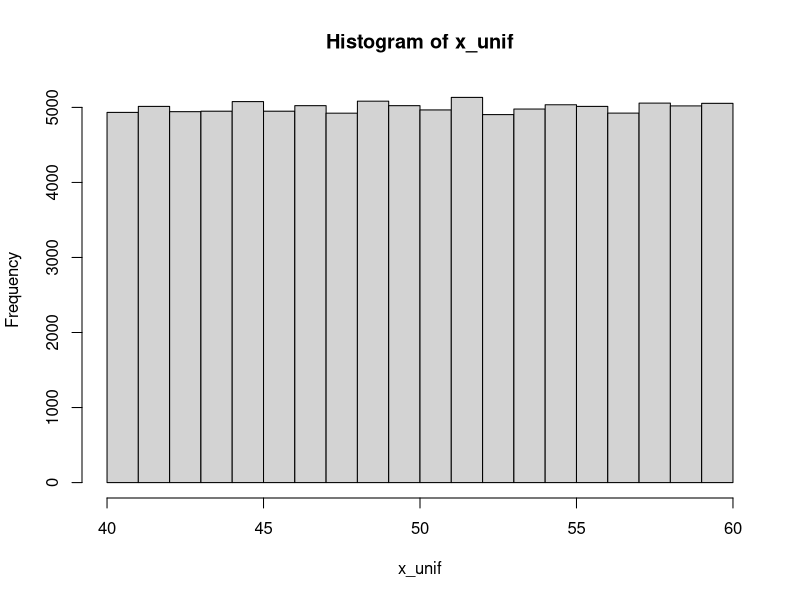
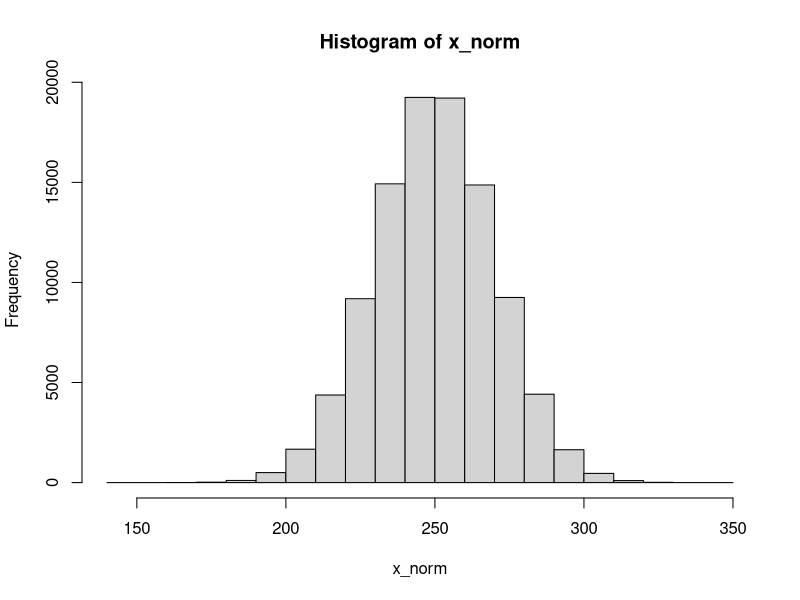

Write the R code that produced these figures, in order. (Note: this script raises an error after producing the figures.)
## ---- chunk 1
x <- 2
x
## ---- chunk 2
nums <- c(1,45,78)
cities <- c("Zürich", "上海", "Tehrān")
nums
cities
## ---- chunk 3
length(nums)
#如果无后续使用，没必要赋值一个变量；c(...)的计算结果就是一个向量，并直接传给`length()`函数
length(c("Guten Morgen")) 
## ---- chunk 4
cities_1 <- c("Zürich", "上海", "Tehrān")
cities_2 <- c("大阪", "Poznań", "Cairo")

cities <- c(cities_1, cities_2, c("Jyväskylä", "邯郸", "札幌่"))

cities
## ---- chunk 5
x <- c("one", "two", "three", "four", "five", "six", "seven", "eight", "nine")
x[3]
## ---- chunk 6
x[c(2,5,9)] # 第2个，第5个，第9个元素
## ---- chunk 7
x[-c(2,5,9)] # 除了第2个，第5个，第9个以外的元素
## ---- chunk 8
x[c(2,5,9)] <- c("二", "五", "九")
x
## ---- chunk 9
1:10 #从左边的数（包含）到右边的数（包含），即1:10
## ---- chunk 10
x[3:6]
## ---- chunk 11
y <- 7:103
y
## ---- chunk 12
rep(6, 8) # 把6重复8遍；或rep(6, times = 8)
## ---- chunk 13
rep(c(0, 7, 6, 1), 4) # 把(0, 7, 6, 1)重复4遍
## ---- chunk 14
rep(c(0, 7, 6, 1), each = 4) # 把0, 7, 6, 1各重复4遍
## ---- chunk 15
rep(c(0, 7, 6, 1), c(1, 2, 3, 4)) # 把0, 7, 6, 1分别重复1, 2, 3, 4遍
## ---- chunk 16
seq(0, 15, 2.5) # 其实是`seq(from = 0, to = 50, by = 5)`的简写
## ---- chunk 17
 seq(0, 50, length.out = 11) # 其实是`seq(from = 0, to = 50, length.out = 11)`的简写
## ---- chunk 18
x_unif <- runif(100000, 40, 60) # 生成100000个40到60之间，连续均匀分布的的随机数
hist(x_unif) # 画直方图
## ---- chunk 19
x_norm <- rnorm(100000, 250, 20) # 按照平均值为250，标准差为20的正态分布的概率密度函数生成100000个随机数
hist(x_norm) # 画直方图
## ---- chunk 20
x <- vector("numeric")
# 或`vector("integer")`, `vector("character")`等
class(x)
## ---- chunk 21
x <- integer(0)
# 或 x <- integer()
# 或`character(0)`, `numeric(0)`等
class(x)
## ---- chunk 22
x <- c(-10, 5, -89, 999, 84)
list(x = x, `sort(x)` = sort(x), `rank(x)` = rank(x), `order(x)` = order(x), `rev(sort(x))` = rev(sort(x)))
## ---- chunk 23
scores <- c(ochem = 79, math = 66, mcb = 64, blc = 75, bpc = 72)
scores
## ---- chunk 24
scores[c("math", "bpc")] == scores[c(2, 5)]
## ---- chunk 25
x <- c(4, 9, 25)
y <- c(8, 6, 3)
x + y
x * y # 在matlab中这样乘是不行的，要用`.*`，除法也是
sqrt(x)
## ---- chunk 26
class(6) # 6是一个（浮点）数，应为"numeric"
## ---- chunk 27
is.numeric(6)
is.character("6")
## ---- chunk 28
as.integer(c(TRUE, FALSE))
as.character(c(23, 90))
## ---- chunk 29
time_in_sec <- c(29.37, 28.66, 31.32, NA, 27.91, NA)
## ---- chunk 30
class(time_in_sec[4])
## ---- chunk 31
y <- c("a", "b", NA)
class(y[3])
class(NA)
## ---- chunk 32
x <- c("Joe", "Lynne", "Pat")
class(x) # 本应为"character"
class(x) <- c("high_school", "student") # 篡改
class(x) # 新class
## ---- chunk 33
x <- matrix(c(TRUE, FALSE, FALSE, TRUE), ncol = 2)
typeof(x); class(x)
## ---- chunk 34
class(3)
## ---- chunk 35
sqrt(3)^2-3
## ---- chunk 36
3.1e5
## ---- chunk 37
-1.2e-4+1.1e-5
## ---- chunk 38
class(2)
class(2L)
## ---- chunk 39
1:10 #公差为1的整数向量生成器，包含最小值和最大值
class(1:10)
seq(5,50,5) #自定义公差，首项，末项和公差可以不为整数
class(seq(5,50,5)) #因此产生的是一个浮点数向量
seq(5L,50L,5L) #可以强制生成整数
class(seq(5L,50L,5L)) #是整数没错
## ---- chunk 40
x <- list(2L+1L, 2L-1L, 2L*3L, 17L%/%3L, 17L%%3L, 1000L/1L, 3L^4L, sqrt(4L), log(exp(5L)),factorial(5L),sin(0L))
for (num in x){
  print(num)
  print(class(num))
}

y <- c(8L/2L, 2L^3L)
## ---- chunk 41
class(2L+1L)
class(2L-1L)
class(2L*3L)
class(17L%/%3L)
class(17L%%3L)
## ---- chunk 42
class(1000L/1L)
class(3L^4L)
class(sqrt(4L))
class(log(exp(5L)))
class(factorial(5L))
## ---- chunk 43
exp(1)
## ---- chunk 44
log(exp(5))
## ---- chunk 45
log10(1000)
log2(128)
## ---- chunk 46
signif(12.3456789, 4)
## ---- chunk 47
signif(12.3, 8)
## ---- chunk 48
round(12.3456789, 3) # 保留3个小数位
## ---- chunk 49
round(13.5)
## ---- chunk 50
class(ceiling(7.4))
## ---- chunk 51
NA + NA
## ---- chunk 52
class(Inf); class(NaN)
## ---- chunk 53
is.na(NaN)
## ---- chunk 54
knitr::include_graphics("img/graphics/t-distribution.png")
## ---- chunk 55
qt(0.975, df = 12)
## ---- chunk 56
p <- (1-(pt(2.2, df = 15)))*2
p
## ---- chunk 57
qt(0.975,9999999)
## ---- chunk 58
x <- c(2.23,2.24,2.34,2.31,2.35,2.27,2.29,2.26,2.25,2.21,2.29,2.34,2.32)
t.test(x, mu = 2.31)
## ---- chunk 59
x <- c(2.23,2.24,2.34,2.31,2.35,2.27,2.29,2.26,2.25,2.21,2.29,2.34,2.32)

t.test(x, mu = 2.31, alternative = "less") # 检验是否*less* than μ
## ---- chunk 60
x <- c(2.23,2.24,2.34,2.31,2.35,2.27,2.29,2.26,2.25,2.21,2.29,2.34,2.32)
y <- c(2.27,2.29,2.37,2.38,2.39,2.25,2.39,2.16,2.55,2.81,2.19,2.44,2.22)

t.test(x, y)
## ---- chunk 61
t.test(x, y, paired = TRUE)
## ---- chunk 62
expected_probs <- c(0.05, 0.1, 0.15, 0.2, 0.2, 0.3)
## ---- chunk 63
observed_vals <- c(6, 9, 14, 24, 18, 29)
## ---- chunk 64
chisq.test(observed_vals, p = expected_probs) # 参数p是指概率
## ---- chunk 65
chisq.test(observed_vals)
## ---- chunk 66
(社团参与 <- matrix(c(28,36,40,40,32,33,38,29,36), nrow = 3, dimnames = list(c("一年级", "二年级", "三年级"), c("棒球", "足球", "网球"))))
## ---- chunk 67
chisq.test(社团参与)
## ---- chunk 68
#其实还可以更精简，但是为了易读性不得不牺牲一点精简度。
Z <- matrix(rep(rnorm(1000000), 6), nrow = 6)^2

X <- Z^2

Q <- matrix(nrow = 6, ncol = 1000000)

for (i in (1+1):6) {
  Q[1,] = Z[1,]
  Q[i,] = Q[(i-1),] + Z[i,]
}

plot(NULL, xlim=c(0.23,6), ylim = c(0,1),
     main = expression(paste('X ~ ', chi^'2', '(k)')), 
     xlab = "x", 
     ylab= expression(f[k]*'(x)')
    )
colors <- c('blue', 'black', 'red', 'green', 'gray', 'orange')
for (i in 1:6) {
  lines(density(Q[i,]),
        col=colors[i],
        lwd=2)
}
legend('topright',c('k=1','k=2','k=3','k=4','k=5','k=6'),
       fill = colors)
## ---- chunk 69
y <- list(1, c("a","あ"), list(1+3i, c(FALSE, NA, TRUE)), 
          data.frame(x = c("阿拉木图", "什切青"), y = c(2, 3)),
          t.test)
y
## ---- chunk 70
y[2] # 使用单方括号，得到的是一个只有一个分量的列表
y[[2]] # 使用双方括号，得到的是一个向量
y[[3]][[2]] # 得到的也是一个向量；父列表的索引在前，子列表的在后
y[[3]] # 这个位置包含两个子列表，因此得到一个有两个分量的列表
y[[3]][[2]][2] # 得到向量时，直接在后面用单方括号
## ---- chunk 71
z <- list(c(1, 3), z2 = c(4, 5, 6), c("a", "b"))
z # `[[2]]`被`$z2`所取代
z$z2 == z[[2]] # `z[[2]]`仍然是可用的，结果和`z$z2`一样
## ---- chunk 72
list(list(1, 2), list(3, 4))
## ---- chunk 73
A <- list("a", 1, TRUE); B <- list(5+8i, NA, 4L)
C1 <- unlist(list(A, B), recursive = FALSE); C2 <- c(A, B)
identical(C1, C2)
## ---- chunk 74
A <- 1:48 
dim(A) <- c(6,8) 
A
## ---- chunk 75
is.array(A)
is.matrix(A)
## ---- chunk 76
attributes(A)
## ---- chunk 77
A[5,3]
## ---- chunk 78
A[3,]
## ---- chunk 79
A[,4]
## ---- chunk 80
dim(A) <- c(2,8,3)
A
## ---- chunk 81
attr(A, "dim") <- c(3,4,2,2)
A
## ---- chunk 82
A[ ,3 , , ] #每个矩阵第3列的数据，即所有第二个维度为3的数值
## ---- chunk 83
B <- runif(90, 0, 1) #从均匀分布中取90个0到1之间的数
dim(B) <- c(6, 5, 3) #注意顺序
B
## ---- chunk 84
dimnames(B) <- list(paste("trial.", 1:6), 
                    c('P. falciparum', 'P. malariae', 'P. ovale', 'P. vivax', 'P. knowlesi'), 
                    c('chloroquine', 'artemisinin', 'doxycycline'))
B
## ---- chunk 85
class(c(TRUE,FALSE,NA))
## ---- chunk 86
x <- 5
x != 3 #x等于5，所以“x不等于3”为真
## ---- chunk 87
7 %in% c(1,4,5,6,7)
## ---- chunk 88
NA == NA
## ---- chunk 89
x <- NA
is.na(x)
## ---- chunk 90
x <- c(2, 1, 6, 5, 4, 9, 7, 3, 10, 8)
x <= 5
## ---- chunk 91
x[c(TRUE, TRUE, FALSE, TRUE, TRUE, FALSE, FALSE, TRUE, FALSE, FALSE)]
## ---- chunk 92
x[x <= 5]
## ---- chunk 93
all(x <= 5); any(x <= 5)
## ---- chunk 94
!(3 < 4) # 这个例子很简单，反义符号意义不大。后面实操的时候才能领略到它的用处。
## ---- chunk 95
vals <- c(TRUE, FALSE, NA) 
names(vals) <- paste('[',as.character(vals),']',sep = '')
outer(vals, vals, "&")
## ---- chunk 96
outer(vals, vals, "|")
## ---- chunk 97
m <- 1:100 # 产生一个[1,2,3,...,99,100]的整数向量。上面讲过。
n <- vector("numeric")
for (i in n) {
  if (i %% 2 == 0) {
    n <- append(n, i^2)
  } else if (i == 51) {
    break
  }
}
n
## ---- chunk 98
logi = TRUE
num <- 1
while (num <= 100) {
  if (logi) {
    num = num + 10 # R 不支持 num += 5的简写
    print(num)
    logi = FALSE
  } else {
    num = num + 20
    print(num)
    logi = TRUE
  }
}

## ---- chunk 99
# 以下代码翻译成英语就是：If 1 + 1 = 2, print "hi". Else, print "bye".
# 或中文：如果一加一等于二，那么印出“hi”，否则印出“bye”.
if (1 + 1 == 2) { # 1 + 1 == 2 的运算结果是TRUE，因此“如果”成真
  print("hi") # 所以会执行`print("hi")`
} else {
  print("bye")
}
## ---- chunk 100
# 代码第一行中的FALSE可以替换成任何计算结果为FALSE的运算，
# 比如1 + 1 == 3；小括号内的计算过程不重要，
# 但运算结果必须为TRUE或FALSE（不可以是NA）
if (FALSE) { 
  print("hi")
} else { # 因为是FALSE，所以`else`里的语句被执行
  print("bye")
}
## ---- chunk 101
if (FALSE) { # 第一个`if`为FALSE
  print("hi")
} else if (FALSE) { # 检查下一个`else if`，也是FALSE
  print("yoo")
} else if (TRUE) { # 再检查下一个`else if`，这次是TRUE
  print("hey") # 所以执行`print("hey")`
} else {
  print("bye") # 而轮不到else
}
## ---- chunk 102
# 以下代码翻译成英文就是: for every element i in c(2, 4, 6, 8): 
# assign i^2 to n, then print n
# 中文：对c(2, 4, 6, 8)`中的每一个元素i：
# 创建一个n使得n等于i的平方，然后印出n
for (i in c(2, 4, 6, 8)) { # i可以是任何你想要的名字，比如num
  n <- i^2 # 如果上一行是 for (num in ..., 这一行就要写成 n <- num^2
  print(n)
}
## ---- chunk 103
x <- vector(mode = "numeric") # 创建一个空的numeric vector
for (m in 1:10) {
  if (m %% 2 == 0) {
    x <- append(x, m)
  }
}

x
## ---- chunk 104
M <- c(1, 2, 3 ,4 ,5)
N <- c(10, 100, 1000)

x <- vector("numeric")
for (m in M) {
  for (n in N) { # 在一个for循环中嵌入另一个for循环
    x <- append(x, m*n)
  }
}

x
## ---- chunk 105
x <- 1
while (x < 10) { # 当x<10的时候，执行大括号内的语句
  print(x)
  x <- x + 3 # 一定要让x的值增加，否则会进入无限循环
}
## ---- chunk 106
for (i in 1:10) {
  if (i == 3) {
    next # 当i == 3时，跳过它，继续（最近的）for循环的下一个回合
  } else if (i == 6) {
    break # 当i == 6时，结束（最近的）for循环
  } 
  print(i) # 只有当if和else if里的检验都为FALSE时，`print(i)`才会执行。
}
## ---- chunk 107
M <- c(1, 2, 3, 4, 5)

x <- vector("numeric")
for (m in M) {
  while (TRUE) { # 原本while(TRUE){}将会是一个无限循环（判定条件永远TRUE）
    x <- append(x, 2*m)
    break # break打破了最近的这个while循环，而不影响for循环。
  }
}

x
## ---- chunk 108
l <- c(1.21, 1.34, -1.45, 1.56, 1.22, 1.10, 1.78, -1.33, 1.71)
## ---- chunk 109
l_1 <- ifelse(l < 0, NA, l)
l_1
## ---- chunk 110
x <- c(1, 4, 9)
y <- c(1, 10, 100)

for(i in x){
  print(i * y)
}
## ---- chunk 111
1 * y; 4 * y; 9 * y
## ---- chunk 112
i <- 1
while (i < 5) {
  print(i * 10)
  i <- i + 1
}
## ---- chunk 113
lapply(c(1, 2, 3), function(i) i^2*10)
## ---- chunk 114
lapply(list(5, 6, 7), rnorm, 3, .1)
## ---- chunk 115
lapply(list(5, 6, 7), rnorm, n = 3, .1)
## ---- chunk 116
rapply(list(c(1, 2, 3), list(c(4, 5, 6), list(7, 8, 9))), function(x) x * 10, how = "unlist") # 默认的模式
## ---- chunk 117
rapply(list(c(1, 2, 3), list(c(4, 5, 6), list(c("a", "b", "c")))), function(x) c(x, 1))
## ---- chunk 118
rapply(list(c(1, 2, 3), list(c(4, 5, 6), list(c("a", "b", "c")))), function(x) c(x, 1), how = "list") 
## ---- chunk 119
Map(rnorm, c(5, 6, 7), 3, .1)
## ---- chunk 120
Map(rnorm, c(2, 3, 4), c(1, 10, 100), c(.1, .5, 1))
## ---- chunk 121
mapply(rnorm, 3, c(1, 10, 100), c(.1, .5, 1))
## ---- chunk 122
require(doParallel)
## ---- chunk 123
library(doParallel)
getDoParWorkers() # 查看R当前使用的内核数量；默认应为1
detectCores() # 查看可用内核总数
## ---- chunk 124
registerDoParallel(4) # 设置内核数量
getDoParWorkers() # 再次检查内核数量
## ---- chunk 125
map(list(5, 6, 7), ~ rnorm(3, ., .1))
## ---- chunk 126
x = c(1, 2, 3); y = c(10, 20, 30); z = c(5, 60, 115)
map_dbl(list(x, y, z), mean)
## ---- chunk 127
map2(.x = c(1, 100, 10000), .y = c(.1, 1, 10), ~ rnorm(5, .x, .y))
## ---- chunk 128
pmap(list(mean = c(1, 100, 10000), sd = c(.1, 1, 10)), rnorm, n = 3)
## ---- chunk 129
args <- tibble(mean = c(1, 100, 10000),
               sd = c(.1, 1, 10))
pmap(args, rnorm, 3)
## ---- chunk 130
sample <- c(5.1, 5.2, 4.5, 5.3, 4.3, 5.5, 5.7)
# 根据传统，赋值变量时用`<-`号，赋值函数参数时才用`=`
t.test(x = sample, mu = 4.5)
## ---- chunk 131
"["(c("四川担担面", "武汉热干面", "兰州牛肉面", "北京炸酱面"), 2)
## ---- chunk 132
sum        (
 # 4   
        4 # 我怕不是
,              #疯了
            6
  
  )
## ---- chunk 133
seq(0, 25, l = 11)
## ---- chunk 134
函数名 <- function(参数1, 参数2, ...){
  对参数1和参数2
  进行
  一系列
  一行或者多行
  计算
  return(计算结果)
}
## ---- chunk 135
SE <- function(x) {
  s <- sd(x)
  n <- length(x)
  result <- s/sqrt(n)
  return(result)
}
# 随后，你就可以使用自定义的函数了
SE(c(5,6,5,5,4,5,6,6,5,4,5,3,8)) 
## ---- chunk 136
SE <- function(x) {
  s <- sd(x)
  n <- length(x)
  s/sqrt(n) # 注意不是`result <- s/sqrt(n)`
}
SE(c(5,6,5,5,4,5,6,6,5,4,5,3,8)) 
## ---- chunk 137
# 这是随手写的一个没有意义的函数
myfunc <- function(i){
  k <- 8
  if (i>3) {
    j <- -i
    while(j < 20){
      k <- k + i + j
      j <- j+5
    }
    return(k)
  } else {
    if (i %% 2 == 0) {
      return(5)
    } else return(k*i)
  }
}
myfunc(6)
## ---- chunk 138
sapply(1:5, function(x) x^2)
## ---- chunk 139
'%el%' <- function(x, y) pi*x*y

2 %el% 5
## ---- chunk 140
myfunc <- function(){
  a = 5
  function(){
    b = 10
    return(a*b)
  }
}
# 执行myfunc()的时候，默认结果为最后一句/一行，在这里应为内函数：
myfunc()

# 既然`myfunc()`的结果是一个函数，那么在后面再加上一个括号就是执行内函数了；内函数可以使用外函数中所定义的变量（比如这里使用了外函数的`a = 5`）
myfunc()()
## ---- chunk 141

speak <- function(x){
  x()$speak
}

speak(cat)

## ---- chunk 142
my_func <- function(arg1, arg2 = 100, ...){
  other_args <- list(...)
  print(arg1)
  print(arg2)
  print(other_args)
}

my_func("foo", cities = c("崇阳", "Αθήνα", "つがる"), nums = c(3,4,6))
## ---- chunk 143
calc_v <- function(v, pow = 1, times = 1, add = 0) {
  v ^ pow * times + add
}

calc_l <- function(L, pow = 1, times = 1, add = 0) {
  rapply(L, function(l) l ^ pow * times + add, how = "list")
}

calc <- function(data, ...) {
  if(is.list(data)) {
    calc_l(data, ...) # 即 calc_l(L = data, ...)
  } else if(is.vector(data)) {
    calc_v(data, ...) # 即 calc_v(v = data, ...)
  }
}
## ---- chunk 144
calc(c(1, 2, 3), pow = 2, add = 1)
calc(list(1, 2, list(10, 20)), pow = 2, times = 2)
## ---- chunk 145
sapply
## ---- chunk 146
x <- 5
fun1 <- function() {
  x <- 100
}
fun1()
x
## ---- chunk 147
x <- 5
fun1 <- function() {
  assign("x", 100, envir = .GlobalEnv)
}
fun1()
x
## ---- chunk 148
x <- 5
fun1 <- function() {
  x <<- 100
}
fun1()
x
## ---- chunk 149
n <- 1 # `GlobalEnv`里的`n` = 1

fun1 <- function() {
  n <- 10 # `fun1()`里的`n` = 10
  fun2 <- function() {
    n <- 50 # 赋值`fun2()`里的`n`
    n <<- 100 # 重赋值`fun1()`里的`n`为100
  }
  fun2() # 运行`fun2()`
  return(n) # 返回`fun1()`里的`n`
}

fun1() # 10是否变为100?
n # 是否仍然是1？
## ---- chunk 150
cum = 0
sapply(1:10, FUN = function(x){
  cum <<- cum + x
  cum
})
## ---- chunk 151
x <- vector('numeric')
system.time(
  for (i in 1:50){
    for (j in 1:100) {
      x <- append(x, i*j)
    }
  }
)
## ---- chunk 152
x <- c(3, 4, 6, 1, NA, 8, 2, 5, NA, 9, 7)
## ---- chunk 153
as.century <- function(x) x%/%100 + 1
## ---- chunk 154
as.century(c(2014, 1990, 1398, 1290, 1880, 2001))
## ---- chunk 155
hour <- function(x) x%/%100
minute <- function(x) x%%100
## ---- chunk 156
times <- c(0512, 0719, 2358, 0501)
hour(times)
minute(times)
## ---- chunk 157
fibon <- function (len = 10) {
  if (len == as.integer(len) & len > 0) { #
    F <- c(1, 1) ## 前两项需要定义
    i <- 3 ## 从第三项开始计算
    while (i <= len) {
      F[i] <- F[i-2] + F[i-1]
      i <- i+1 ## R中不可以使用`i += 1`或者`i++`
    }
    return(F[1:len])
  } else {
    return("请输入一个正整数。")
  }
}
## ---- chunk 158
fibon(10); fibon(-5)
## ---- chunk 159
prime.list <- function(i){
  primeNumbers <- 2L
  for (num in 3:i) {
    isPrime <- TRUE
    for (pnum in primeNumbers) {
      if (pnum > sqrt(num)) {
        break
      } else if (num %% pnum == 0) {
        isPrime <- FALSE
        break
      }
    }
    if (isPrime) {
      primeNumbers <- c(primeNumbers, num)
    }
  }
  return(primeNumbers)
}
## ---- chunk 160
prime.list(100)
## ---- chunk 161
Pet <- function(name = NA, common_name = NA, binomial_name = NA, speak = NA){
  name <- name
  common_name <- common_name
  binomial_name <- binomial_name
  speak <- speak
  greet <- function(time = "not_specified"){
    intro <- paste("I'm a", common_name, "and my name is", name)
    if(time == "morning") print(paste("Good morning,", intro))
    if(time == "afternoon") print(paste("Good afternoon,", intro))
    if(time == "evening") print(paste("Good evening,", intro)) 
    if(time == "not_specified") print(paste("Hi,", intro))
  }
  list(name = name, common_name = common_name, binomial_name = binomial_name, speak = speak, greet = greet)
}


Turtle <- function(name = NA){
  Pet(name, "turtle", "Trachemys scripta elegans") # 实现inheritance # 龟没有叫声
}

Cat <- function(name = NA, sterilized = NA){
  sterilized <- sterilized # 猫可能绝育 # 新增attribute，实现了广义的polymorphism
  PetAaM <- Pet(name, "cat", "Felis catus", "meow")
  CatOnlyAaM <- list(sterilized = sterilized)
  c(PetAaM, CatOnlyAaM)
}

Pigeon <- function(name = NA){
  PetAaM <- Pet(name, "pigeon", "Columba livia", "coo")
}

# 实现了Python语境中的polymorphism
greet <- function(pet, time = "not_specified"){
  pet$greet(time)
}

binomial_name <- function(pet){
  pet$binomial_name
}
## ---- chunk 162
Guoguo <- Pigeon("Guoguo")
Felix <- Cat("Felix", "TRUE")
Kazuya <- Turtle("Kazuya")

str(Guoguo)
str(Kazuya)
str(Felix)
## ---- chunk 163
Felix$binomial_name
Kazuya$greet("afternoon")
## ---- chunk 164
binomial_name(Kazuya)
greet(Guoguo)
## ---- chunk 165
x <- "world"
paste("Hello", x, "Bye", x, sep = "---")
